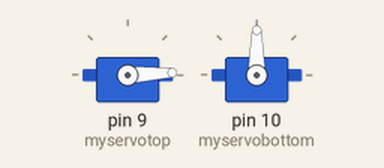
The sketch below on a simulated Arduino Uno, built with avr-gcc and run on an emulated ATmega328P. On the bench: 2 × servo.

Above: at 0.05 s.
At 1.3 s:
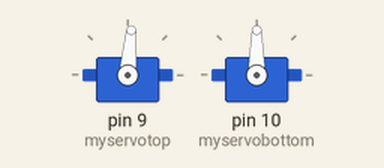
At 2.6 s:
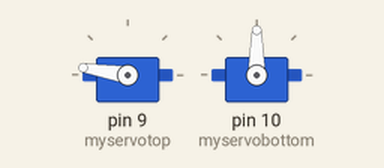
At 5.2 s:
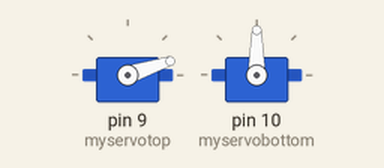
Timing chart, 0 to 7.1 s (numbered marks = the images above):
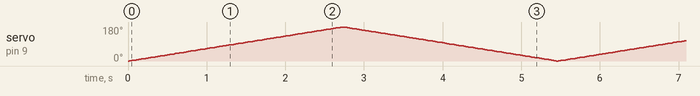

The sketch:

Calibration_Code.ino
```cpp
// Initialization and position of Servos
#include <Servo.h>

Servo myservotop;
Servo myservobottom;

int pos = 0;


void setup() {
  myservotop.attach(9);
  myservobottom.attach(10);

}

void loop() {
  for (pos = 0; pos <= 180; pos += 1) { // goes from 0 degrees to 180 degrees
    // in steps of 1 degree
    //myservobottom.write(pos);              // tell servo to go to position in variable 'pos'
    myservotop.write(pos);
    delay(15);                       // waits 15ms for the servo to reach the position
  }
  for (pos = 180; pos >= 0; pos -= 1) { // goes from 180 degrees to 0 degrees
    //myservobottom.write(pos);              // tell servo to go to position in variable 'pos'
    myservotop.write(pos);
    delay(15);                       // waits 15ms for the servo to reach the position
  }
}
```
